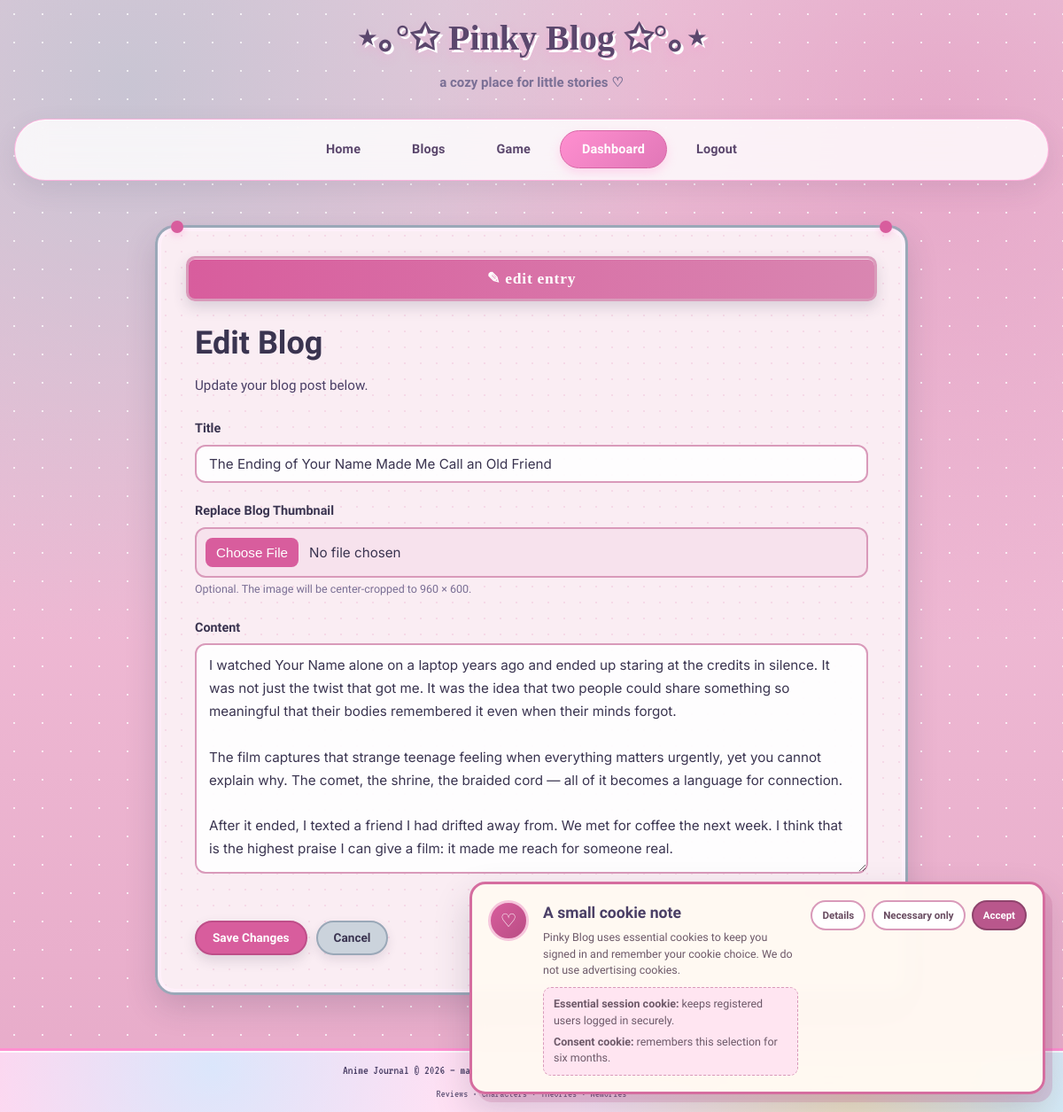
The app's page /edit.php?id=4 (signed in) with its own data.
### tables this page shows
CREATE TABLE IF NOT EXISTS blogpost (
    id INT AUTO_INCREMENT PRIMARY KEY,
    user_id INT NOT NULL,
    title VARCHAR(200) NOT NULL,
    content TEXT NOT NULL,
    thumbnail VARCHAR(255) DEFAULT NULL,
    created_at TIMESTAMP DEFAULT CURRENT_TIMESTAMP,
    updated_at TIMESTAMP DEFAULT CURRENT_TIMESTAMP ON UPDATE CURRENT_TIMESTAMP,
    CONSTRAINT fk_blog_user
        FOREIGN KEY (user_id) REFERENCES user(id)
        ON DELETE CASCADE
        ON UPDATE CASCADE
);

### includes/auth.php (called while the page is built, shortened)
<?php
function isLoggedIn(): bool
{
    return isset($_SESSION['user_id']);
}
function requireBlogOwnership(mysqli $conn, int $blogId): array
{
    $stmt = $conn->prepare(
        'SELECT b.*, u.username
         FROM blogpost b
         JOIN user u ON b.user_id = u.id
         WHERE b.id = ?'
    );
    $stmt->bind_param('i', $blogId);
    $stmt->execute();
    $result = $stmt->get_result();
    $blog = $result->fetch_assoc();
    return $blog;
}
function e(string $value): string
{
    return htmlspecialchars($value, ENT_QUOTES, 'UTF-8');
}

### edit.php (the view, shortened to what this page needs)
<?php
require_once __DIR__ . '/includes/db.php';
require_once __DIR__ . '/includes/header.php';
$blogId = isset($_GET['id']) ? (int) $_GET['id'] : 0;
$blog = requireBlogOwnership($conn, $blogId);
$title = $blog['title'];
$content = $blog['content'];
?>
<div class="inner-layout create-blog-page edit-blog-page">
    <div class="inner-main">
        <div class="kawaii-box form-container-wide" style="margin: 0 auto;">
            <div class="box-cap">&#9998; edit entry</div>
            <div class="page-header">
                <h1>Edit Blog</h1>
                <p>Update your blog post below.</p>
            </div>
            <form method="POST" action="edit.php?id=<?= $blogId ?>" enctype="multipart/form-data" data-validate novalidate>
                <div class="form-group">
                    <label for="title">Title</label>
                    <input type="text" id="title" name="title" value="<?= e($title) ?>" maxlength="200" data-required>
                </div>
                <div class="form-group">
                    <label for="thumbnail">Replace Blog Thumbnail</label>
                    <input type="file" id="thumbnail" name="thumbnail" accept="image/png,image/jpeg,image/webp" data-resize-thumbnail>
                    <small>Optional. The image will be center-cropped to 960 × 600.</small>
                </div>
                <div class="form-group">
                    <label for="content">Content</label>
                    <textarea id="content" name="content" data-required data-char-counter><?= e($content) ?></textarea>
                    <div class="char-counter">0 characters</div>
                </div>
                <div class="btn-group">
                    <button type="submit" class="btn btn-primary">Save Changes</button>
                    <a href="profile.php" class="btn btn-secondary">Cancel</a>
                </div>
            </form>
        </div>
    </div>
</div>
<?php require_once __DIR__ . '/includes/footer.php'; ?>

### css/style.css (style rules this page uses)
:root { --pink-bg: #f8d4d8; --pink-light: #fce8ec; --green-box: #d8ecd5; --green-border: #7cb87c; --green-dark: #5a9a5a; --cream: #fff8e8; --cream-card: #fffdf5; --text-primary: #3d352e; --text-secondary: #6d645c; --accent-pink: #e8a0b4; --accent-brown: #a67c52; --link-color: #5e81ac; --success: #7ca982; --error: #c76d6d; --radius: 10px; --font-display: 'Quicksand', sans-serif; --font-pixel: 'VT323', monospace; --font-body: 'Inter', sans-serif; --max-read: 850px; --site-width: 1200px; }
*, *::before, *::after { box-sizing: border-box; margin: 0; padding: 0; }
html { scroll-behavior: smooth; }
body { font-family: var(--font-body); font-size: 15px; line-height: 1.65; color: var(--text-primary); background-color: transparent; background-image: radial-gradient(circle, rgba(255,255,255,0.85) 2px, transparent 2px), radial-gradient(circle at 12% 8%, rgba(207, 234, 255, 0.75) 0%, transparent 40%), radial-gradient(circle at 88% 12%, rgba(200, 182, 255, 0.55) 0%, transparent 38%), radial-gradient(circle at 50% 100%, rgba(255, 224, 143, 0.35) 0%, transparent 45%), linear-gradient(180deg, #ffe3f5 0%, #ffd6ef 35%, #ffd0ea 100%); background-size: 35px 35px, auto, auto, auto, auto; background-repeat: no-repeat; background-attachment: fixed; min-height: 100vh; display: flex; flex-direction: column; }
a { color: var(--link-color); text-decoration: none; transition: color 0.2s; }
.inner-layout { width: 90%; max-width: var(--site-width); margin: 0 auto; display: grid; grid-template-columns: 1fr 200px; gap: 20px; align-items: start; }
.inner-main { min-width: 0; }
.kawaii-box { position: relative; background: rgba(255,255,255,0.88); border: 3px solid #ffc3e8; border-radius: 10px 10px 14px 14px; padding: 20px; box-shadow: 0 8px 18px rgba(255,143,208,0.18), inset 0 0 12px rgba(255,255,255,0.7); backdrop-filter: blur(8px); }
.kawaii-box::before, .kawaii-box::after { content: ''; position: absolute; width: 14px; height: 14px; background: #ff8fd0; border-radius: 50%; top: -8px; box-shadow: 0 3px 8px rgba(255,143,208,0.4); }
.kawaii-box::before { left: 15px; }
.kawaii-box::after { right: 15px; }
.box-cap { font-family: 'Baloo 2', cursive; font-size: 1.1rem; font-weight: 800; color: #5b476d; text-align: center; background: linear-gradient( 135deg, #ff8fd0, #ffb6e6, #ff8fd0 ); border: 3px solid #ffc3e8; border-radius: 10px; padding: 8px 15px; margin: -10px -10px 18px; letter-spacing: 0.04em; box-shadow: 0 5px 12px rgba(255,143,208,0.3), inset 0 0 10px rgba(255,255,255,0.8); }
.btn { display: inline-block; padding: 8px 18px; font-family: var(--font-display); font-size: 0.85rem; font-weight: 600; text-align: center; border: 2px solid var(--green-dark); border-radius: 20px; cursor: pointer; transition: all 0.2s; text-decoration: none; line-height: 1.4; background: var(--green-box); color: var(--text-primary); box-shadow: 2px 2px 0 var(--green-dark); }
.btn-primary { background: linear-gradient( 135deg, #ff8fd0, #ffb6e6 ); border: 2px solid #ff8fd0; color: #fff; box-shadow: 0 5px 12px rgba(255,143,208,0.35); transition: 0.3s ease; }
.btn-secondary { background: linear-gradient( 135deg, #e8d9ff, #f6edff ); border: 2px solid #d6b8ff; color: #5b476d; box-shadow: 0 5px 12px rgba(214,184,255,0.35); transition: 0.3s ease; }
.btn-group { display: flex; flex-wrap: wrap; gap: 10px; margin-top: 12px; }
.form-container-wide { max-width: var(--max-read); }
.form-group { margin-bottom: 20px; }
.form-group label { display: block; font-family: var(--font-display); font-weight: 600; margin-bottom: 6px; font-size: 0.9rem; }
.form-group input, .form-group textarea { width: 100%; padding: 10px 14px; font-family: var(--font-body); font-size: 0.95rem; color: var(--text-primary); background: var(--cream); border: 2px solid var(--green-border); border-radius: var(--radius); transition: border-color 0.2s, box-shadow 0.2s; }
.form-group textarea { min-height: 260px; resize: vertical; line-height: 1.7; }
.char-counter { text-align: right; font-family: var(--font-pixel); font-size: 0.8rem; color: var(--text-secondary); margin-top: 4px; }
.page-header { margin-bottom: 24px; }
.page-header h1 { font-family: var(--font-display); font-size: 1.8rem; font-weight: 700; color: var(--text-primary); margin-bottom: 6px; }
.page-header p { color: var(--text-secondary); font-size: 0.95rem; }

### records on screen
blogpost: title "The Ending of Your Name Made Me Call an Old Friend", content "I watched Your Name alone on a laptop years ago and ended up staring at the credits in silence. It was not just the twist that got me. It was the idea that two people could share something so meaningful that their bodies remembered it even when their minds forgot. The film captures that strange teenage feeling when everything matters urgently, yet you cannot explain why. The comet, the shrine, the braided cord — all of it becomes a language for connection. After it ended, I texted a friend I had drifted away from. We met for coffee the next week. I think that is the highest praise I can give a film: it made me reach for someone real."
